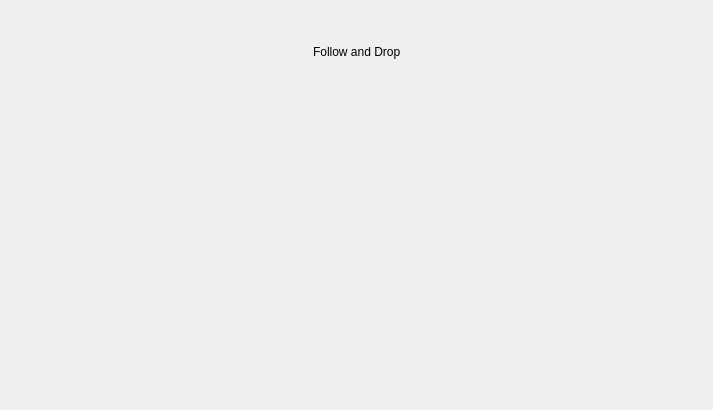
<?xml version="1.0" encoding="UTF-8"?>
<ui version="4.0">
 <class>GameWidget</class>
 <widget class="QWidget" name="GameWidget">
  <property name="geometry">
   <rect>
    <x>0</x>
    <y>0</y>
    <width>713</width>
    <height>410</height>
   </rect>
  </property>
  <property name="windowTitle">
   <string>Game</string>
  </property>
  <layout class="QVBoxLayout" name="verticalLayout_2">
   <item>
    <layout class="QVBoxLayout" name="verticalLayout">
     <item>
      <layout class="QHBoxLayout" name="horizontalLayout_8">
       <item>
        <spacer name="horizontalSpacer_2">
         <property name="orientation">
          <enum>Qt::Horizontal</enum>
         </property>
         <property name="sizeHint" stdset="0">
          <size>
           <width>40</width>
           <height>20</height>
          </size>
         </property>
        </spacer>
       </item>
       <item>
        <widget class="QLabel" name="label">
         <property name="text">
          <string>Follow and Drop</string>
         </property>
        </widget>
       </item>
       <item>
        <spacer name="horizontalSpacer">
         <property name="orientation">
          <enum>Qt::Horizontal</enum>
         </property>
         <property name="sizeHint" stdset="0">
          <size>
           <width>40</width>
           <height>20</height>
          </size>
         </property>
        </spacer>
       </item>
      </layout>
     </item>
     <item>
      <layout class="QHBoxLayout" name="horizontalLayout">
       <item>
        <spacer name="horizontalSpacer_8">
         <property name="orientation">
          <enum>Qt::Horizontal</enum>
         </property>
         <property name="sizeHint" stdset="0">
          <size>
           <width>40</width>
           <height>20</height>
          </size>
         </property>
        </spacer>
       </item>
       <item>
        <widget class="Game" name="myGame" native="true">
         <property name="minimumSize">
          <size>
           <width>500</width>
           <height>300</height>
          </size>
         </property>
         <property name="maximumSize">
          <size>
           <width>700</width>
           <height>700</height>
          </size>
         </property>
        </widget>
       </item>
       <item>
        <spacer name="horizontalSpacer_7">
         <property name="orientation">
          <enum>Qt::Horizontal</enum>
         </property>
         <property name="sizeHint" stdset="0">
          <size>
           <width>40</width>
           <height>20</height>
          </size>
         </property>
        </spacer>
       </item>
      </layout>
     </item>
    </layout>
   </item>
  </layout>
  <zorder></zorder>
  <zorder>horizontalSpacer_7</zorder>
 </widget>
 <customwidgets>
  <customwidget>
   <class>Game</class>
   <extends>QWidget</extends>
   <header>game.h</header>
   <container>1</container>
   <slots>
    <slot>clicked()</slot>
   </slots>
  </customwidget>
 </customwidgets>
 <resources/>
 <connections/>
 <slots>
  <slot>clicked()</slot>
 </slots>
</ui>
